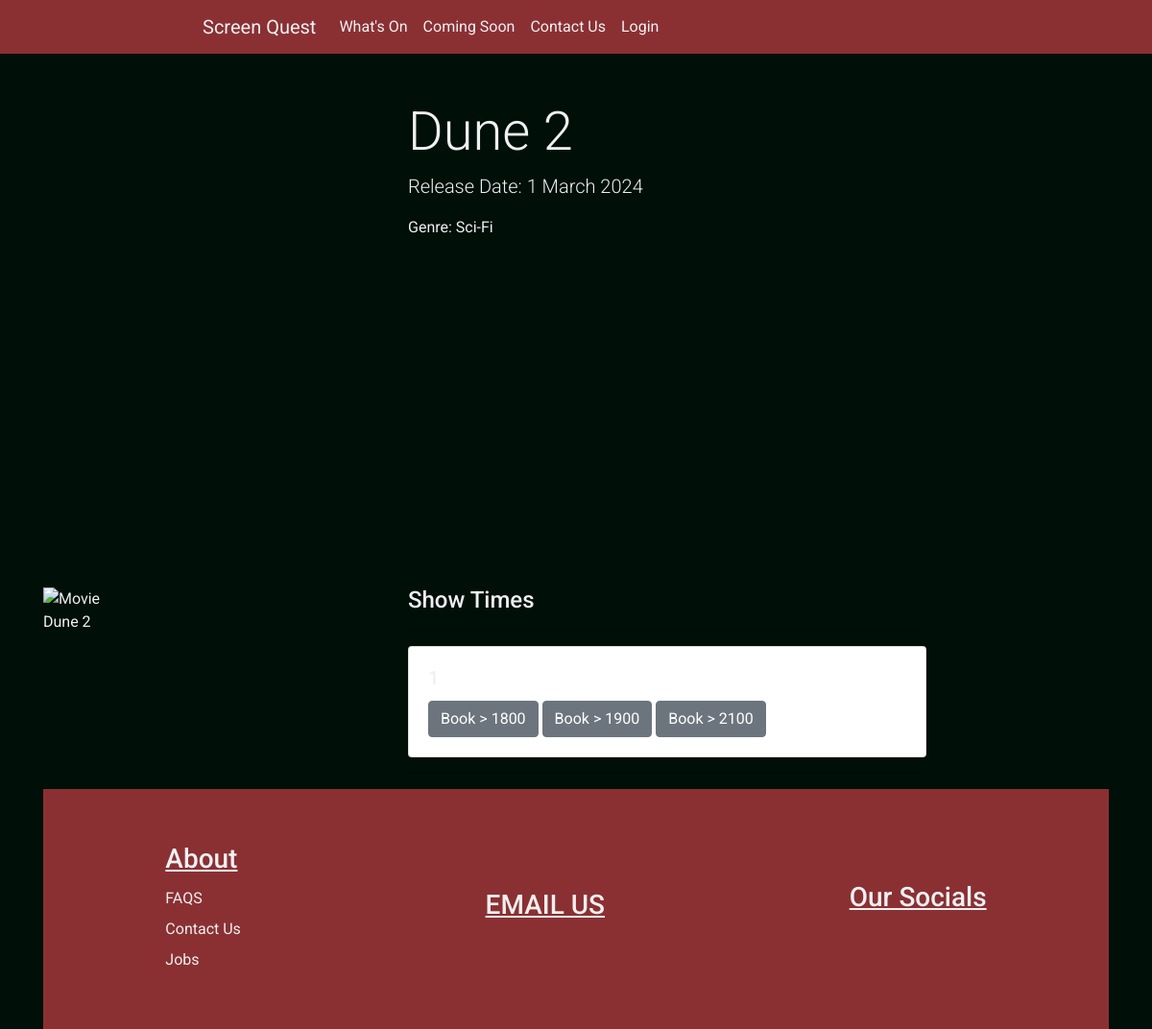
The page /movie.php?movie_id=1 (signed in) on the database its author committed.
### tables this page shows
CREATE TABLE IF NOT EXISTS `movie_listings` (
  `movie_id` int(20) unsigned NOT NULL AUTO_INCREMENT,
  `movie_title` varchar(30) NOT NULL,
  `genre` varchar(30) NOT NULL,
  `age_rating` varchar(30) NOT NULL,
  `show1` varchar(6) NOT NULL,
  `show2` varchar(6) NOT NULL,
  `show3` varchar(6) NOT NULL,
  `theatre` varchar(20) NOT NULL,
  `further_info` varchar(500) NOT NULL,
  `d` varchar(30) NOT NULL,
  `img` varchar(30) NOT NULL,
  `preview` varchar(300) NOT NULL,
  `mov_price` decimal(4,2) NOT NULL,
  PRIMARY KEY (`movie_id`)
);

### movie.php (the view, shortened to what this page needs)
<!DOCTYPE html>
<html lang="en">
<head>
    <link rel="stylesheet" href="main.css">
    <link rel="stylesheet"
        href="https://cdn.jsdelivr.net/npm/bootstrap@4.6.2/dist/css/bootstrap.min.css"
>
</head>
<?php
include('includes/nav.php');
?>
<?php
if (isset($_GET['movie_id'])) $movie_id = $_GET['movie_id'];
require('connect_db.php');
$q = "SELECT * FROM movie_listings WHERE movie_id = $movie_id";
$r = mysqli_query($link, $q);
if (mysqli_num_rows($r) == 1) {
	$row = mysqli_fetch_array($r, MYSQLI_ASSOC);
	if (isset($_SESSION['cart'][$movie_id])) {
		$_SESSION['cart'][$movie_id]['quantity']++;
		echo '
      <div class="container-lg custom-movie-container" style="background-color: #8A3033;>
        <div class="row">
            <div class="col-lg-4">
			  <iframe class="embed-responsive-item"
				src=' . $row['preview'] . '
				frameborder="0"
				allow="accelerometer;
				autoplay;
				encrypted-media;
				gyroscope;
				picture-in-picture"
				allowfullscreen>
			  </iframe>
			</div>
		<div class="col-md-8">
          <h1 class="display-4">' . $row['movie_title'] . '</h1>
		  <p class="lead">Release Date:  ' . $row['d'] . '</p>
		  <p>Genre: ' . $row['genre'] . '</p>
		</div>
		<div class="col-sm-12 col-md-4">
		 <img src=' . $row['age_rating'] . ' alt="Movie" width="50px">
		 <p>' . $row['further_info'] . '</p>
		</div>
		<div class="col-sm-12 col-md-6">
		  <h4>Show Times</h4>
		  <hr>
           <div class="card">
            <div class="card-body">
             <h5 class="card-title" style="color: #000F08;">Screen: ' . $row['theatre'] . '</h5>
			    <a href="show1.php">
			      <button type="button"
					class="btn btn-secondary" style="background-color: #8A3033;"
					role="button"> Book >  ' . $row['show1'] . '
				  </button>
				</a>
			    <a href="show2.php">
				  <button type="button"
				    class="btn btn-secondary" style="background-color: #8A3033;"
					role="button"> Book >  ' . $row['show2'] . '
				  </button>
				</a>
				<a href="show3.php">
				  <button type="button"
				    class="btn btn-secondary" style="background-color: #8A3033;"
					role="button"> Book >  ' . $row['show3'] . '
				  </button>
				</a>
		    </div>
		   </div>
		    <hr>
		</div>
		</div>
		';
	} else {
		echo '
      <div class="container mt-5">
        <div class="row">
            <div class="col-md-4">
			  <iframe class="embed-responsive-item"
				src=' . $row['preview'] . '
				frameborder="0"
				allow="accelerometer;
				autoplay;
				encrypted-media;
				gyroscope;
				picture-in-picture"
				allowfullscreen>
			  </iframe>
			</div>
		<div class="col-md-8">
          <h1 class="display-4">' . $row['movie_title'] . '</h1>
		  <p class="lead">Release Date:  ' . $row['d'] . '</p>
		  <p>Genre: ' . $row['genre'] . '</p>
		</div>
		<div class="col-sm-12 col-md-4">
		 <img src=' . $row['age_rating'] . ' alt="Movie" width="50px">
		 <p>' . $row['further_info'] . '</p>
		</div>
		<div class="col-sm-12 col-md-6">
		  <h4>Show Times</h4>
		  <hr>
           <div class="card">
            <div class="card-body">
             <h5 class="card-title">' . $row['theatre'] . '</h5>
			    <a href="show1.php">
			      <button type="button"
					class="btn btn-secondary"
					role="button"> Book >  ' . $row['show1'] . '
				  </button>
				</a>
			    <a href="show2.php">
				  <button type="button"
				    class="btn btn-secondary"
					role="button"> Book >  ' . $row['show2'] . '
				  </button>
				</a>
				<a href="show3.php">
				  <button type="button"
				    class="btn btn-secondary"
					role="button"> Book >  ' . $row['show3'] . '
				  </button>
				</a>
		    </div>
		   </div>
		    <hr>
		</div>
		</div>
		';
	}
}
include('includes/footer.php');
?>

### main.css (style rules this page uses)
* { box-sizing: border-box; padding: 0; margin: 0; text-decoration: none; list-style: none; }
body { font-family: "Roboto", serif !important; font-weight: 400 !important; font-style: normal !important; background-color: #000F08 !important; color: #EEF0F2 !important; justify-content: center; align-items: center; }
iframe { width: 1000px; height: 500px; }

### rows shown on the page
movie_listings: movie_title "Dune 2", d "1 March 2024", genre "Sci-Fi", further_info "Dune 2", show1 "1800", show2 "1900", show3 "2100"
